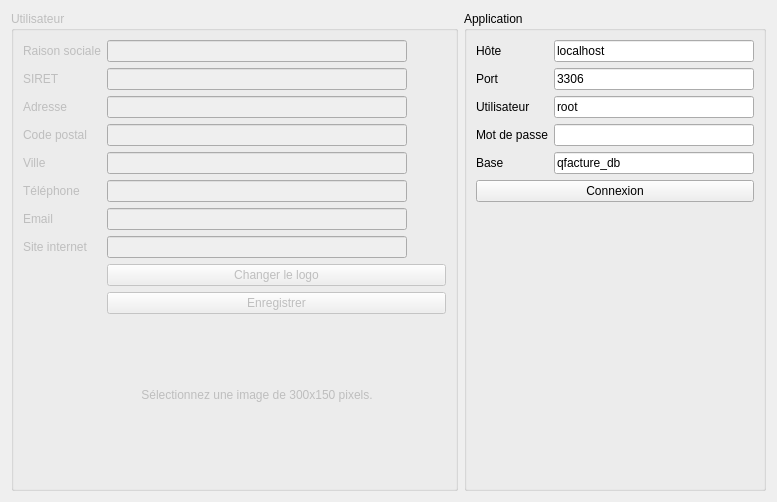
<?xml version="1.0" encoding="UTF-8"?>
<ui version="4.0">
 <class>ParamsTab</class>
 <widget class="QWidget" name="ParamsTab">
  <property name="geometry">
   <rect>
    <x>0</x>
    <y>0</y>
    <width>777</width>
    <height>502</height>
   </rect>
  </property>
  <property name="minimumSize">
   <size>
    <width>0</width>
    <height>0</height>
   </size>
  </property>
  <property name="windowTitle">
   <string>Form</string>
  </property>
  <layout class="QHBoxLayout" name="horizontalLayout">
   <item>
    <widget class="QGroupBox" name="uGroupBox">
     <property name="enabled">
      <bool>false</bool>
     </property>
     <property name="minimumSize">
      <size>
       <width>0</width>
       <height>0</height>
      </size>
     </property>
     <property name="maximumSize">
      <size>
       <width>800</width>
       <height>600</height>
      </size>
     </property>
     <property name="autoFillBackground">
      <bool>false</bool>
     </property>
     <property name="title">
      <string>Utilisateur</string>
     </property>
     <layout class="QFormLayout" name="formLayout">
      <property name="fieldGrowthPolicy">
       <enum>QFormLayout::AllNonFixedFieldsGrow</enum>
      </property>
      <item row="0" column="0">
       <widget class="QLabel" name="label">
        <property name="text">
         <string>Raison sociale</string>
        </property>
        <property name="buddy">
         <cstring>uName</cstring>
        </property>
       </widget>
      </item>
      <item row="0" column="1">
       <widget class="QLineEdit" name="uName">
        <property name="minimumSize">
         <size>
          <width>300</width>
          <height>22</height>
         </size>
        </property>
        <property name="maximumSize">
         <size>
          <width>300</width>
          <height>16777215</height>
         </size>
        </property>
       </widget>
      </item>
      <item row="1" column="0">
       <widget class="QLabel" name="label_2">
        <property name="text">
         <string>SIRET</string>
        </property>
        <property name="buddy">
         <cstring>uSiret</cstring>
        </property>
       </widget>
      </item>
      <item row="1" column="1">
       <widget class="QLineEdit" name="uSiret">
        <property name="minimumSize">
         <size>
          <width>300</width>
          <height>0</height>
         </size>
        </property>
        <property name="maximumSize">
         <size>
          <width>300</width>
          <height>16777215</height>
         </size>
        </property>
       </widget>
      </item>
      <item row="2" column="0">
       <widget class="QLabel" name="label_3">
        <property name="text">
         <string>Adresse</string>
        </property>
        <property name="buddy">
         <cstring>uAdress</cstring>
        </property>
       </widget>
      </item>
      <item row="2" column="1">
       <widget class="QLineEdit" name="uAdress">
        <property name="minimumSize">
         <size>
          <width>300</width>
          <height>0</height>
         </size>
        </property>
        <property name="maximumSize">
         <size>
          <width>300</width>
          <height>16777215</height>
         </size>
        </property>
       </widget>
      </item>
      <item row="3" column="0">
       <widget class="QLabel" name="label_5">
        <property name="text">
         <string>Code postal</string>
        </property>
        <property name="buddy">
         <cstring>uZip</cstring>
        </property>
       </widget>
      </item>
      <item row="3" column="1">
       <widget class="QLineEdit" name="uZip">
        <property name="minimumSize">
         <size>
          <width>300</width>
          <height>0</height>
         </size>
        </property>
        <property name="maximumSize">
         <size>
          <width>300</width>
          <height>16777215</height>
         </size>
        </property>
       </widget>
      </item>
      <item row="4" column="0">
       <widget class="QLabel" name="label_6">
        <property name="text">
         <string>Ville</string>
        </property>
        <property name="buddy">
         <cstring>uCity</cstring>
        </property>
       </widget>
      </item>
      <item row="4" column="1">
       <widget class="QLineEdit" name="uCity">
        <property name="minimumSize">
         <size>
          <width>300</width>
          <height>0</height>
         </size>
        </property>
        <property name="maximumSize">
         <size>
          <width>300</width>
          <height>16777215</height>
         </size>
        </property>
       </widget>
      </item>
      <item row="5" column="0">
       <widget class="QLabel" name="label_7">
        <property name="text">
         <string>Téléphone</string>
        </property>
        <property name="buddy">
         <cstring>uPhone</cstring>
        </property>
       </widget>
      </item>
      <item row="5" column="1">
       <widget class="QLineEdit" name="uPhone">
        <property name="minimumSize">
         <size>
          <width>300</width>
          <height>0</height>
         </size>
        </property>
        <property name="maximumSize">
         <size>
          <width>300</width>
          <height>16777215</height>
         </size>
        </property>
       </widget>
      </item>
      <item row="6" column="0">
       <widget class="QLabel" name="label_8">
        <property name="text">
         <string>Email</string>
        </property>
        <property name="buddy">
         <cstring>uMail</cstring>
        </property>
       </widget>
      </item>
      <item row="6" column="1">
       <widget class="QLineEdit" name="uMail">
        <property name="minimumSize">
         <size>
          <width>300</width>
          <height>0</height>
         </size>
        </property>
        <property name="maximumSize">
         <size>
          <width>300</width>
          <height>16777215</height>
         </size>
        </property>
       </widget>
      </item>
      <item row="7" column="0">
       <widget class="QLabel" name="label_9">
        <property name="text">
         <string>Site internet</string>
        </property>
        <property name="buddy">
         <cstring>uHome</cstring>
        </property>
       </widget>
      </item>
      <item row="7" column="1">
       <widget class="QLineEdit" name="uHome">
        <property name="minimumSize">
         <size>
          <width>300</width>
          <height>0</height>
         </size>
        </property>
        <property name="maximumSize">
         <size>
          <width>300</width>
          <height>16777215</height>
         </size>
        </property>
       </widget>
      </item>
      <item row="8" column="1">
       <widget class="QPushButton" name="uChangeLogo">
        <property name="text">
         <string>Changer le logo</string>
        </property>
       </widget>
      </item>
      <item row="9" column="1">
       <widget class="QPushButton" name="uSave">
        <property name="enabled">
         <bool>false</bool>
        </property>
        <property name="minimumSize">
         <size>
          <width>0</width>
          <height>0</height>
         </size>
        </property>
        <property name="maximumSize">
         <size>
          <width>500</width>
          <height>16777215</height>
         </size>
        </property>
        <property name="text">
         <string>Enregistrer</string>
        </property>
        <property name="checkable">
         <bool>false</bool>
        </property>
        <property name="flat">
         <bool>false</bool>
        </property>
       </widget>
      </item>
      <item row="10" column="1">
       <widget class="QLabel" name="uLogo">
        <property name="minimumSize">
         <size>
          <width>300</width>
          <height>150</height>
         </size>
        </property>
        <property name="maximumSize">
         <size>
          <width>300</width>
          <height>150</height>
         </size>
        </property>
        <property name="text">
         <string>Sélectionnez une image de 300x150 pixels.</string>
        </property>
        <property name="alignment">
         <set>Qt::AlignCenter</set>
        </property>
        <property name="indent">
         <number>-5</number>
        </property>
       </widget>
      </item>
     </layout>
    </widget>
   </item>
   <item>
    <widget class="QGroupBox" name="aGroupBox">
     <property name="sizePolicy">
      <sizepolicy hsizetype="Maximum" vsizetype="Maximum">
       <horstretch>0</horstretch>
       <verstretch>0</verstretch>
      </sizepolicy>
     </property>
     <property name="minimumSize">
      <size>
       <width>0</width>
       <height>0</height>
      </size>
     </property>
     <property name="maximumSize">
      <size>
       <width>800</width>
       <height>800</height>
      </size>
     </property>
     <property name="title">
      <string>Application</string>
     </property>
     <layout class="QFormLayout" name="formLayout_3">
      <property name="fieldGrowthPolicy">
       <enum>QFormLayout::AllNonFixedFieldsGrow</enum>
      </property>
      <item row="0" column="0">
       <widget class="QLabel" name="label_14">
        <property name="minimumSize">
         <size>
          <width>0</width>
          <height>0</height>
         </size>
        </property>
        <property name="maximumSize">
         <size>
          <width>1555</width>
          <height>16777215</height>
         </size>
        </property>
        <property name="text">
         <string>Hôte</string>
        </property>
        <property name="buddy">
         <cstring>app_server</cstring>
        </property>
       </widget>
      </item>
      <item row="0" column="1">
       <widget class="QLineEdit" name="app_server">
        <property name="minimumSize">
         <size>
          <width>200</width>
          <height>0</height>
         </size>
        </property>
        <property name="maximumSize">
         <size>
          <width>200</width>
          <height>16777215</height>
         </size>
        </property>
        <property name="inputMask">
         <string notr="true"/>
        </property>
        <property name="text">
         <string notr="true">localhost</string>
        </property>
       </widget>
      </item>
      <item row="1" column="0">
       <widget class="QLabel" name="label_15">
        <property name="minimumSize">
         <size>
          <width>0</width>
          <height>0</height>
         </size>
        </property>
        <property name="maximumSize">
         <size>
          <width>1555</width>
          <height>16777215</height>
         </size>
        </property>
        <property name="text">
         <string>Port</string>
        </property>
        <property name="buddy">
         <cstring>app_port</cstring>
        </property>
       </widget>
      </item>
      <item row="1" column="1">
       <widget class="QLineEdit" name="app_port">
        <property name="minimumSize">
         <size>
          <width>200</width>
          <height>0</height>
         </size>
        </property>
        <property name="maximumSize">
         <size>
          <width>200</width>
          <height>16777215</height>
         </size>
        </property>
        <property name="text">
         <string notr="true">3306</string>
        </property>
       </widget>
      </item>
      <item row="2" column="0">
       <widget class="QLabel" name="label_16">
        <property name="minimumSize">
         <size>
          <width>0</width>
          <height>0</height>
         </size>
        </property>
        <property name="maximumSize">
         <size>
          <width>1555</width>
          <height>16777215</height>
         </size>
        </property>
        <property name="text">
         <string>Utilisateur</string>
        </property>
        <property name="buddy">
         <cstring>app_user</cstring>
        </property>
       </widget>
      </item>
      <item row="2" column="1">
       <widget class="QLineEdit" name="app_user">
        <property name="minimumSize">
         <size>
          <width>200</width>
          <height>0</height>
         </size>
        </property>
        <property name="maximumSize">
         <size>
          <width>200</width>
          <height>16777215</height>
         </size>
        </property>
        <property name="inputMask">
         <string notr="true"/>
        </property>
        <property name="text">
         <string notr="true">root</string>
        </property>
       </widget>
      </item>
      <item row="3" column="0">
       <widget class="QLabel" name="label_17">
        <property name="minimumSize">
         <size>
          <width>0</width>
          <height>0</height>
         </size>
        </property>
        <property name="maximumSize">
         <size>
          <width>1555</width>
          <height>16777215</height>
         </size>
        </property>
        <property name="text">
         <string>Mot de passe</string>
        </property>
        <property name="buddy">
         <cstring>app_pass</cstring>
        </property>
       </widget>
      </item>
      <item row="3" column="1">
       <widget class="QLineEdit" name="app_pass">
        <property name="minimumSize">
         <size>
          <width>200</width>
          <height>0</height>
         </size>
        </property>
        <property name="maximumSize">
         <size>
          <width>200</width>
          <height>16777215</height>
         </size>
        </property>
        <property name="inputMask">
         <string notr="true"/>
        </property>
        <property name="text">
         <string notr="true"/>
        </property>
        <property name="echoMode">
         <enum>QLineEdit::Password</enum>
        </property>
       </widget>
      </item>
      <item row="4" column="0">
       <widget class="QLabel" name="label_18">
        <property name="minimumSize">
         <size>
          <width>0</width>
          <height>0</height>
         </size>
        </property>
        <property name="maximumSize">
         <size>
          <width>1555</width>
          <height>16777215</height>
         </size>
        </property>
        <property name="text">
         <string>Base</string>
        </property>
        <property name="buddy">
         <cstring>app_db</cstring>
        </property>
       </widget>
      </item>
      <item row="4" column="1">
       <widget class="QLineEdit" name="app_db">
        <property name="minimumSize">
         <size>
          <width>200</width>
          <height>0</height>
         </size>
        </property>
        <property name="maximumSize">
         <size>
          <width>200</width>
          <height>16777215</height>
         </size>
        </property>
        <property name="inputMask">
         <string notr="true"/>
        </property>
        <property name="text">
         <string notr="true">qfacture_db</string>
        </property>
       </widget>
      </item>
      <item row="5" column="0" colspan="2">
       <widget class="QPushButton" name="app_connect">
        <property name="maximumSize">
         <size>
          <width>16777214</width>
          <height>16777215</height>
         </size>
        </property>
        <property name="text">
         <string>Connexion</string>
        </property>
       </widget>
      </item>
     </layout>
    </widget>
   </item>
  </layout>
 </widget>
 <resources/>
 <connections/>
</ui>
